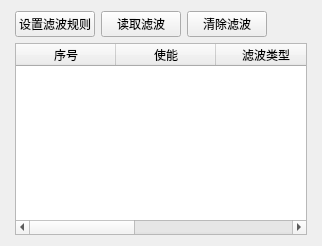
         <widget class="QWidget" name="page_filter">
          <layout class="QGridLayout" name="gridLayout_9">
           <property name="leftMargin">
            <number>15</number>
           </property>
           <property name="rightMargin">
            <number>15</number>
           </property>
           <item row="0" column="0">
            <layout class="QHBoxLayout" name="horizontalLayout_29">
             <item>
              <widget class="QPushButton" name="pushButton_filter">
               <property name="text">
                <string>设置滤波规则</string>
               </property>
              </widget>
             </item>
             <item>
              <widget class="QPushButton" name="pushButton">
               <property name="text">
                <string>读取滤波</string>
               </property>
              </widget>
             </item>
             <item>
              <widget class="QPushButton" name="pushButton_clear_filter">
               <property name="text">
                <string>清除滤波</string>
               </property>
              </widget>
             </item>
             <item>
              <spacer name="horizontalSpacer_4">
               <property name="orientation">
                <enum>Qt::Horizontal</enum>
               </property>
               <property name="sizeHint" stdset="0">
                <size>
                 <width>40</width>
                 <height>20</height>
                </size>
               </property>
              </spacer>
             </item>
            </layout>
           </item>
           <item row="1" column="0">
            <widget class="QTableWidget" name="tableWidget_filter_com">
             <property name="frameShape">
              <enum>QFrame::StyledPanel</enum>
             </property>
             <property name="frameShadow">
              <enum>QFrame::Sunken</enum>
             </property>
             <property name="alternatingRowColors">
              <bool>true</bool>
             </property>
             <attribute name="horizontalHeaderCascadingSectionResizes">
              <bool>false</bool>
             </attribute>
             <attribute name="horizontalHeaderDefaultSectionSize">
              <number>100</number>
             </attribute>
             <attribute name="horizontalHeaderShowSortIndicator" stdset="0">
              <bool>false</bool>
             </attribute>
             <attribute name="horizontalHeaderStretchLastSection">
              <bool>true</bool>
             </attribute>
             <attribute name="verticalHeaderVisible">
              <bool>false</bool>
             </attribute>
             <column>
              <property name="text">
               <string>序号</string>
              </property>
             </column>
             <column>
              <property name="text">
               <string>使能</string>
              </property>
             </column>
             <column>
              <property name="text">
               <string>滤波类型</string>
              </property>
             </column>
             <column>
              <property name="text">
               <string>起始ID(HEX)</string>
              </property>
             </column>
             <column>
              <property name="text">
               <string>结束ID(HEX)</string>
              </property>
             </column>
            </widget>
           </item>
          </layout>
         </widget>
